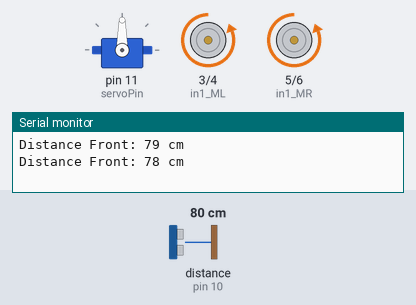
The sketch below on a simulated Arduino Uno, built with avr-gcc and run on an emulated ATmega328P. Parts: servo, motor-driver pin pairs drawn as motors (green arrow = first pin HIGH = forward, orange = second pin HIGH = backward, longer = more drive, scaled by the enable pin), the last lines printed to the serial monitor. Wiring (inferred from the names in the program): ultrasonic range finder: trigger pin 9; echo pin 10. The test bench sets the inputs (shaded band); at power-on: distance to the obstacle (sensor on pin 10) 80 cm. The echo pulse lasts 58.3 µs per cm.

Above: at 4.2 s.
4.3 s: distance to the obstacle (sensor on pin 10) set to 24 cm
7.4 s: distance to the obstacle (sensor on pin 10) set to 20 cm
At 9.9 s:
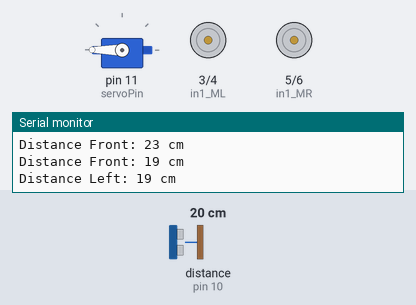
At 11.2 s:
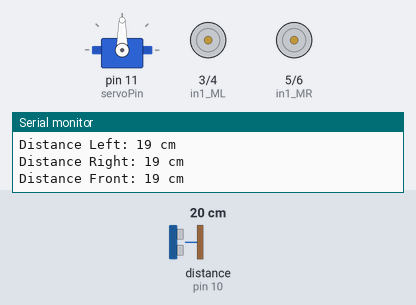
11.6 s: distance to the obstacle (sensor on pin 10) set to 35 cm
At 12.8 s:
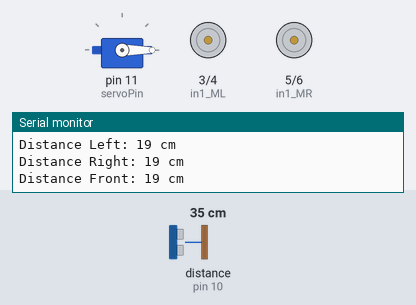
Timing chart, 0 to 16.0 s (numbered marks = the images above; inputs shaded):
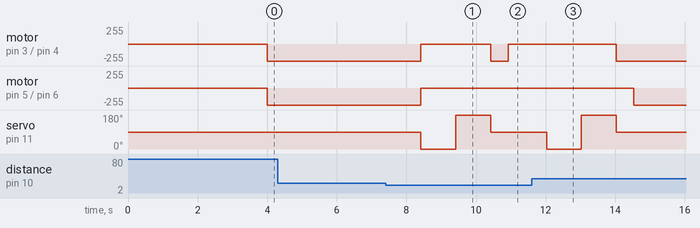

The sketch:

Automatic_Dust_Collecting_Robot.ino
```cpp
#include <Servo.h>

#define PWM_ML 2
#define in1_ML 3
#define in2_ML 4
#define in1_MR 5
#define in2_MR 6
#define PWM_MR 7

int right = 0;
int front = 90;
int left = 180;

const int trigPin = 9;
const int echoPin = 10;
const int servoPin = 11;

long duration;
int distanceFront;
int distanceLeft;
int distanceRight;
int SpeedR = 255;
int SpeedL = 255;

Servo myServo;

int measureDistance();

void setup() {
  pinMode(PWM_ML, OUTPUT);
  pinMode(in1_ML, OUTPUT);
  pinMode(in2_ML, OUTPUT);
  pinMode(in1_MR, OUTPUT);
  pinMode(in2_MR, OUTPUT);
  pinMode(PWM_MR, OUTPUT);

  Serial.begin(9600);

  pinMode(trigPin, OUTPUT);
  pinMode(echoPin, INPUT);

  myServo.attach(servoPin);
  myServo.write(90);

  delay(3000);
}

void loop() {
  distanceFront = measureDistance();

  Serial.print("Distance Front: ");
  Serial.print(distanceFront);
  Serial.println(" cm");

  delay(1000);

  if (distanceFront > 20) {
    moveForward();
  } else {
    stopMoving();
    checkLeft();
    checkRight();

    if (distanceLeft > distanceRight) {
      myServo.write(90);
      turnLeft();
    } else {
      myServo.write(90);
      turnRight();
    }
  }

  delay(100);
}

void checkLeft() {
  myServo.write(0);
  delay(1000);

  distanceLeft = measureDistance();

  Serial.print("Distance Left: ");
  Serial.print(distanceLeft);
  Serial.println(" cm");
}

void checkRight() {
  myServo.write(180);
  delay(1000);

  distanceRight = measureDistance();

  Serial.print("Distance Right: ");
  Serial.print(distanceRight);
  Serial.println(" cm");
}

int measureDistance() {
  digitalWrite(trigPin, LOW);
  delayMicroseconds(2);

  digitalWrite(trigPin, HIGH);
  delayMicroseconds(10);
  digitalWrite(trigPin, LOW);

  duration = pulseIn(echoPin, HIGH);

  int distance = duration * 0.034 / 2;

  return distance;
}

void moveForward() {
  digitalWrite(in1_ML, LOW);
  digitalWrite(in2_ML, HIGH);
  analogWrite(PWM_ML, SpeedL);

  digitalWrite(in1_MR, LOW);
  digitalWrite(in2_MR, HIGH);
  analogWrite(PWM_MR, SpeedR);
}

void stopMoving() {
  digitalWrite(in1_ML, LOW);
  digitalWrite(in2_ML, LOW);
  analogWrite(PWM_ML, 0);

  digitalWrite(in1_MR, LOW);
  digitalWrite(in2_MR, LOW);
  analogWrite(PWM_MR, 0);
}

void turnLeft() {
  digitalWrite(in1_ML, HIGH);
  digitalWrite(in2_ML, HIGH);
  analogWrite(PWM_ML, 0);

  digitalWrite(in1_MR, LOW);
  digitalWrite(in2_MR, HIGH);
  analogWrite(PWM_MR, 170);

  delay(250);

  myServo.write(90);
  delay(250);

  distanceFront = measureDistance();

  if (distanceFront > 20) {
    moveForward();
  } else {
    stopMoving();
  }
}

void turnRight() {
  digitalWrite(in1_ML, LOW);
  digitalWrite(in2_ML, HIGH);
  analogWrite(PWM_ML, 150);

  digitalWrite(in1_MR, HIGH);
  digitalWrite(in2_MR, HIGH);
  analogWrite(PWM_MR, 0);

  delay(250);

  myServo.write(90);
  delay(250);

  distanceFront = measureDistance();

  if (distanceFront > 20) {
    moveForward();
  } else {
    stopMoving();
  }
}
```

Measured:
- the behaviour switches between 22 and 21 cm on distance to the obstacle (sensor on pin 10) (found by bisection; images 0 and 1)
- after the input at 7.4 s, motor on pin 3 (in1_ML) / pin 4 (in2_ML): backward 255/255 → stopped after 1.0 s, → backward 255/255 2.0 s later, → stopped 0.50 s later; motor on pin 5 (in1_MR) / pin 6 (in2_MR): backward 255/255 → stopped after 1.0 s; servo on pin 11 (servoPin): 90° → 0° after 1.0 s, → 180° 1.0 s later, → 90° 1.0 s later
- after the input at 11.6 s, motor on pin 3 (in1_ML) / pin 4 (in2_ML): goes on until 14.0 s, then stays backward 255/255; motor on pin 5 (in1_MR) / pin 6 (in2_MR): stopped → backward 255/255 after 2.9 s; servo on pin 11 (servoPin): goes on until 14.0 s, then stays 90°
